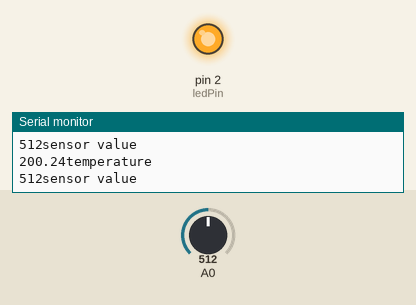
This sketch was run on a simulated Arduino Uno, built with avr-gcc and run on an emulated ATmega328P. On the bench: output pins drawn as LEDs (lit = HIGH), the last lines printed to the serial monitor. The inputs (shaded band) are chosen by the test bench; at power-on: A0 = 512.

Above: at 1.2 s.
1.3 s: A0 set to 163
4.3 s: A0 set to 136
At 4.7 s:
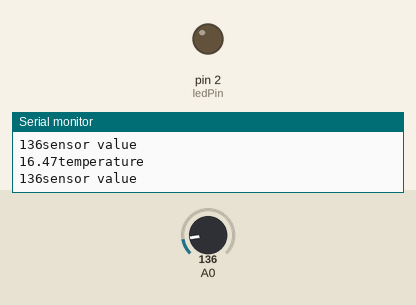
5.8 s: A0 set to 306
At 7.0 s:
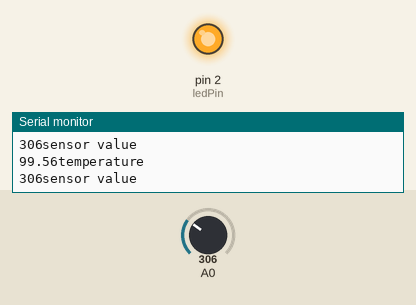
8.8 s: A0 set to 122
At 9.8 s:
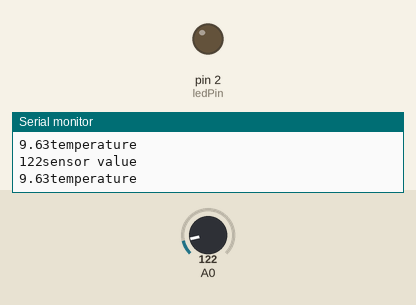
Timing chart, 0 to 11.3 s (numbered marks = the images above; inputs shaded):
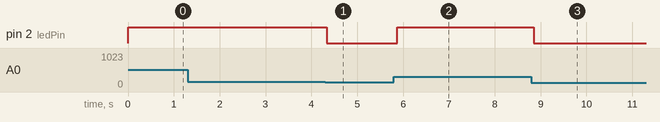

The sketch:

TEMPERATURE_MONITORING_SYSTEM_USING_TMP36_SENSOR.ino
```cpp
// C++ code
//
int ledPin=2;
int sensorVal;
float voltageVal;
float tempVal;
void setup()
{
  pinMode(ledPin, OUTPUT);
  Serial.begin(9600);
}

void loop()
{
  sensorVal=analogRead(A0);
  Serial.print(sensorVal);
  Serial.println("sensor value");
  voltageVal=sensorVal*(5.0/1023.0);
  tempVal=(voltageVal-0.5)*100;
  Serial.print(tempVal);
  Serial.println("temperature");
  if(tempVal>25.0){
      digitalWrite(ledPin, HIGH);
  }
  else{
      digitalWrite(ledPin, LOW);
  }
}
```

Measured:
- the behaviour switches between 154 and 153 on A0 (found by bisection; images 0 and 1)
- after the input at 4.3 s, pin 2 (ledPin): HIGH → LOW at once
- after the input at 5.8 s, pin 2 (ledPin): LOW → HIGH after 0.07 s
- after the input at 8.8 s, pin 2 (ledPin): HIGH → LOW after 0.05 s
